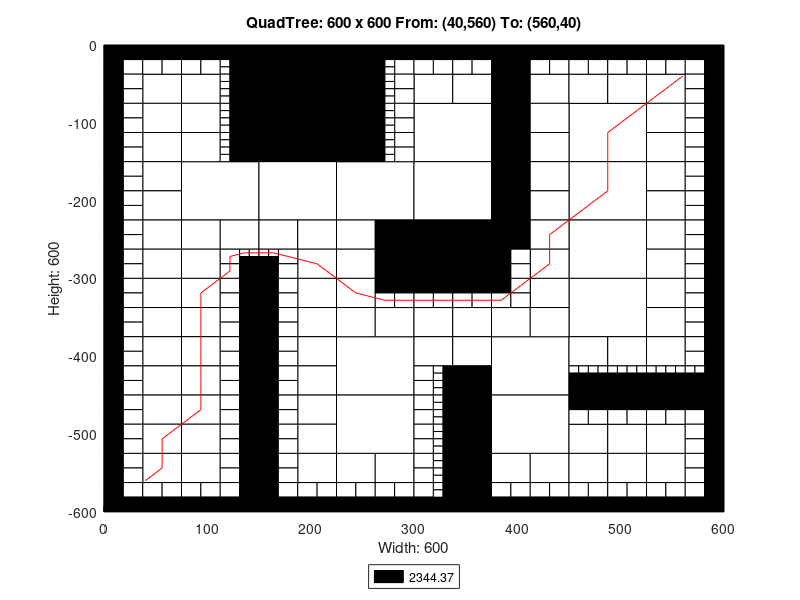

The MATLAB script that drew this image:
axis([0 600 -600 0]);
title('QuadTree: 600 x 600 From: (40,560) To: (560,40)');
xlabel('Width: 600');
ylabel('Height: 600');
rectangle('Position',[150 -75 75 75], 'FaceColor',[0 0 0]);
rectangle('Position',[150 -150 75 75], 'FaceColor',[0 0 0]);
rectangle('Position',[75 -225 75 75], 'FaceColor',[1 1 1]);
rectangle('Position',[150 -225 75 75], 'FaceColor',[1 1 1]);
rectangle('Position',[225 -225 75 75], 'FaceColor',[1 1 1]);
rectangle('Position',[300 -150 75 75], 'FaceColor',[1 1 1]);
rectangle('Position',[450 -150 75 75], 'FaceColor',[1 1 1]);
rectangle('Position',[300 -225 75 75], 'FaceColor',[1 1 1]);
rectangle('Position',[300 -300 75 75], 'FaceColor',[0 0 0]);
rectangle('Position',[450 -225 75 75], 'FaceColor',[1 1 1]);
rectangle('Position',[450 -300 75 75], 'FaceColor',[1 1 1]);
rectangle('Position',[225 -450 75 75], 'FaceColor',[1 1 1]);
rectangle('Position',[225 -525 75 75], 'FaceColor',[1 1 1]);
rectangle('Position',[375 -450 75 75], 'FaceColor',[1 1 1]);
rectangle('Position',[450 -375 75 75], 'FaceColor',[1 1 1]);
rectangle('Position',[375 -525 75 75], 'FaceColor',[1 1 1]);
rectangle('Position',[37.5 -75 37.5 37.5], 'FaceColor',[1 1 1]);
rectangle('Position',[75 -75 37.5 37.5], 'FaceColor',[1 1 1]);
rectangle('Position',[37.5 -112.5 37.5 37.5], 'FaceColor',[1 1 1]);
rectangle('Position',[37.5 -150 37.5 37.5], 'FaceColor',[1 1 1]);
rectangle('Position',[75 -112.5 37.5 37.5], 'FaceColor',[1 1 1]);
rectangle('Position',[75 -150 37.5 37.5], 'FaceColor',[1 1 1]);
rectangle('Position',[225 -37.5 37.5 37.5], 'FaceColor',[0 0 0]);
rectangle('Position',[225 -75 37.5 37.5], 'FaceColor',[0 0 0]);
rectangle('Position',[225 -112.5 37.5 37.5], 'FaceColor',[0 0 0]);
rectangle('Position',[225 -150 37.5 37.5], 'FaceColor',[0 0 0]);
rectangle('Position',[37.5 -187.5 37.5 37.5], 'FaceColor',[1 1 1]);
rectangle('Position',[37.5 -225 37.5 37.5], 'FaceColor',[1 1 1]);
rectangle('Position',[37.5 -262.5 37.5 37.5], 'FaceColor',[1 1 1]);
rectangle('Position',[37.5 -300 37.5 37.5], 'FaceColor',[1 1 1]);
rectangle('Position',[75 -262.5 37.5 37.5], 'FaceColor',[1 1 1]);
rectangle('Position',[112.5 -262.5 37.5 37.5], 'FaceColor',[1 1 1]);
rectangle('Position',[75 -300 37.5 37.5], 'FaceColor',[1 1 1]);
rectangle('Position',[150 -262.5 37.5 37.5], 'FaceColor',[1 1 1]);
rectangle('Position',[187.5 -262.5 37.5 37.5], 'FaceColor',[1 1 1]);
rectangle('Position',[187.5 -300 37.5 37.5], 'FaceColor',[1 1 1]);
rectangle('Position',[225 -262.5 37.5 37.5], 'FaceColor',[1 1 1]);
rectangle('Position',[262.5 -262.5 37.5 37.5], 'FaceColor',[0 0 0]);
rectangle('Position',[225 -300 37.5 37.5], 'FaceColor',[1 1 1]);
rectangle('Position',[262.5 -300 37.5 37.5], 'FaceColor',[0 0 0]);
rectangle('Position',[300 -75 37.5 37.5], 'FaceColor',[1 1 1]);
rectangle('Position',[337.5 -75 37.5 37.5], 'FaceColor',[1 1 1]);
rectangle('Position',[375 -37.5 37.5 37.5], 'FaceColor',[0 0 0]);
rectangle('Position',[375 -75 37.5 37.5], 'FaceColor',[0 0 0]);
rectangle('Position',[412.5 -75 37.5 37.5], 'FaceColor',[1 1 1]);
rectangle('Position',[375 -112.5 37.5 37.5], 'FaceColor',[0 0 0]);
rectangle('Position',[412.5 -112.5 37.5 37.5], 'FaceColor',[1 1 1]);
rectangle('Position',[375 -150 37.5 37.5], 'FaceColor',[0 0 0]);
rectangle('Position',[412.5 -150 37.5 37.5], 'FaceColor',[1 1 1]);
rectangle('Position',[450 -75 37.5 37.5], 'FaceColor',[1 1 1]);
rectangle('Position',[487.5 -75 37.5 37.5], 'FaceColor',[1 1 1]);
rectangle('Position',[525 -75 37.5 37.5], 'FaceColor',[1 1 1]);
rectangle('Position',[525 -112.5 37.5 37.5], 'FaceColor',[1 1 1]);
rectangle('Position',[525 -150 37.5 37.5], 'FaceColor',[1 1 1]);
rectangle('Position',[375 -187.5 37.5 37.5], 'FaceColor',[0 0 0]);
rectangle('Position',[412.5 -187.5 37.5 37.5], 'FaceColor',[1 1 1]);
rectangle('Position',[375 -225 37.5 37.5], 'FaceColor',[0 0 0]);
rectangle('Position',[412.5 -225 37.5 37.5], 'FaceColor',[1 1 1]);
rectangle('Position',[375 -262.5 37.5 37.5], 'FaceColor',[0 0 0]);
rectangle('Position',[412.5 -262.5 37.5 37.5], 'FaceColor',[1 1 1]);
rectangle('Position',[412.5 -300 37.5 37.5], 'FaceColor',[1 1 1]);
rectangle('Position',[525 -187.5 37.5 37.5], 'FaceColor',[1 1 1]);
rectangle('Position',[525 -225 37.5 37.5], 'FaceColor',[1 1 1]);
rectangle('Position',[525 -262.5 37.5 37.5], 'FaceColor',[1 1 1]);
rectangle('Position',[525 -300 37.5 37.5], 'FaceColor',[1 1 1]);
rectangle('Position',[37.5 -337.5 37.5 37.5], 'FaceColor',[1 1 1]);
rectangle('Position',[37.5 -375 37.5 37.5], 'FaceColor',[1 1 1]);
rectangle('Position',[75 -337.5 37.5 37.5], 'FaceColor',[1 1 1]);
rectangle('Position',[75 -375 37.5 37.5], 'FaceColor',[1 1 1]);
rectangle('Position',[37.5 -412.5 37.5 37.5], 'FaceColor',[1 1 1]);
rectangle('Position',[37.5 -450 37.5 37.5], 'FaceColor',[1 1 1]);
rectangle('Position',[75 -412.5 37.5 37.5], 'FaceColor',[1 1 1]);
rectangle('Position',[75 -450 37.5 37.5], 'FaceColor',[1 1 1]);
rectangle('Position',[187.5 -337.5 37.5 37.5], 'FaceColor',[1 1 1]);
rectangle('Position',[187.5 -375 37.5 37.5], 'FaceColor',[1 1 1]);
rectangle('Position',[225 -337.5 37.5 37.5], 'FaceColor',[1 1 1]);
rectangle('Position',[225 -375 37.5 37.5], 'FaceColor',[1 1 1]);
rectangle('Position',[262.5 -375 37.5 37.5], 'FaceColor',[1 1 1]);
rectangle('Position',[187.5 -412.5 37.5 37.5], 'FaceColor',[1 1 1]);
rectangle('Position',[187.5 -450 37.5 37.5], 'FaceColor',[1 1 1]);
rectangle('Position',[37.5 -487.5 37.5 37.5], 'FaceColor',[1 1 1]);
rectangle('Position',[37.5 -525 37.5 37.5], 'FaceColor',[1 1 1]);
rectangle('Position',[75 -487.5 37.5 37.5], 'FaceColor',[1 1 1]);
rectangle('Position',[75 -525 37.5 37.5], 'FaceColor',[1 1 1]);
rectangle('Position',[37.5 -562.5 37.5 37.5], 'FaceColor',[1 1 1]);
rectangle('Position',[75 -562.5 37.5 37.5], 'FaceColor',[1 1 1]);
rectangle('Position',[187.5 -487.5 37.5 37.5], 'FaceColor',[1 1 1]);
rectangle('Position',[187.5 -525 37.5 37.5], 'FaceColor',[1 1 1]);
rectangle('Position',[187.5 -562.5 37.5 37.5], 'FaceColor',[1 1 1]);
rectangle('Position',[225 -562.5 37.5 37.5], 'FaceColor',[1 1 1]);
rectangle('Position',[262.5 -562.5 37.5 37.5], 'FaceColor',[1 1 1]);
rectangle('Position',[300 -375 37.5 37.5], 'FaceColor',[1 1 1]);
rectangle('Position',[337.5 -375 37.5 37.5], 'FaceColor',[1 1 1]);
rectangle('Position',[412.5 -337.5 37.5 37.5], 'FaceColor',[1 1 1]);
rectangle('Position',[375 -375 37.5 37.5], 'FaceColor',[1 1 1]);
rectangle('Position',[412.5 -375 37.5 37.5], 'FaceColor',[1 1 1]);
rectangle('Position',[300 -412.5 37.5 37.5], 'FaceColor',[1 1 1]);
rectangle('Position',[337.5 -412.5 37.5 37.5], 'FaceColor',[1 1 1]);
rectangle('Position',[337.5 -450 37.5 37.5], 'FaceColor',[0 0 0]);
rectangle('Position',[525 -337.5 37.5 37.5], 'FaceColor',[1 1 1]);
rectangle('Position',[525 -375 37.5 37.5], 'FaceColor',[1 1 1]);
rectangle('Position',[450 -412.5 37.5 37.5], 'FaceColor',[1 1 1]);
rectangle('Position',[487.5 -412.5 37.5 37.5], 'FaceColor',[1 1 1]);
rectangle('Position',[525 -412.5 37.5 37.5], 'FaceColor',[1 1 1]);
rectangle('Position',[337.5 -487.5 37.5 37.5], 'FaceColor',[0 0 0]);
rectangle('Position',[337.5 -525 37.5 37.5], 'FaceColor',[0 0 0]);
rectangle('Position',[337.5 -562.5 37.5 37.5], 'FaceColor',[0 0 0]);
rectangle('Position',[337.5 -600 37.5 37.5], 'FaceColor',[0 0 0]);
rectangle('Position',[375 -562.5 37.5 37.5], 'FaceColor',[1 1 1]);
rectangle('Position',[412.5 -562.5 37.5 37.5], 'FaceColor',[1 1 1]);
rectangle('Position',[450 -525 37.5 37.5], 'FaceColor',[1 1 1]);
rectangle('Position',[487.5 -525 37.5 37.5], 'FaceColor',[1 1 1]);
rectangle('Position',[525 -525 37.5 37.5], 'FaceColor',[1 1 1]);
rectangle('Position',[450 -562.5 37.5 37.5], 'FaceColor',[1 1 1]);
rectangle('Position',[487.5 -562.5 37.5 37.5], 'FaceColor',[1 1 1]);
rectangle('Position',[525 -562.5 37.5 37.5], 'FaceColor',[1 1 1]);
rectangle('Position',[0 -18.75 18.75 18.75], 'FaceColor',[0 0 0]);
rectangle('Position',[18.75 -18.75 18.75 18.75], 'FaceColor',[0 0 0]);
rectangle('Position',[0 -37.5 18.75 18.75], 'FaceColor',[0 0 0]);
rectangle('Position',[18.75 -37.5 18.75 18.75], 'FaceColor',[1 1 1]);
rectangle('Position',[37.5 -18.75 18.75 18.75], 'FaceColor',[0 0 0]);
rectangle('Position',[56.25 -18.75 18.75 18.75], 'FaceColor',[0 0 0]);
rectangle('Position',[37.5 -37.5 18.75 18.75], 'FaceColor',[1 1 1]);
rectangle('Position',[56.25 -37.5 18.75 18.75], 'FaceColor',[1 1 1]);
rectangle('Position',[0 -56.25 18.75 18.75], 'FaceColor',[0 0 0]);
rectangle('Position',[18.75 -56.25 18.75 18.75], 'FaceColor',[1 1 1]);
rectangle('Position',[0 -75 18.75 18.75], 'FaceColor',[0 0 0]);
rectangle('Position',[18.75 -75 18.75 18.75], 'FaceColor',[1 1 1]);
rectangle('Position',[75 -18.75 18.75 18.75], 'FaceColor',[0 0 0]);
rectangle('Position',[93.75 -18.75 18.75 18.75], 'FaceColor',[0 0 0]);
rectangle('Position',[75 -37.5 18.75 18.75], 'FaceColor',[1 1 1]);
rectangle('Position',[93.75 -37.5 18.75 18.75], 'FaceColor',[1 1 1]);
rectangle('Position',[112.5 -18.75 18.75 18.75], 'FaceColor',[0 0 0]);
rectangle('Position',[131.25 -18.75 18.75 18.75], 'FaceColor',[0 0 0]);
rectangle('Position',[131.25 -37.5 18.75 18.75], 'FaceColor',[0 0 0]);
rectangle('Position',[131.25 -56.25 18.75 18.75], 'FaceColor',[0 0 0]);
rectangle('Position',[131.25 -75 18.75 18.75], 'FaceColor',[0 0 0]);
rectangle('Position',[0 -93.75 18.75 18.75], 'FaceColor',[0 0 0]);
rectangle('Position',[18.75 -93.75 18.75 18.75], 'FaceColor',[1 1 1]);
rectangle('Position',[0 -112.5 18.75 18.75], 'FaceColor',[0 0 0]);
rectangle('Position',[18.75 -112.5 18.75 18.75], 'FaceColor',[1 1 1]);
rectangle('Position',[0 -131.25 18.75 18.75], 'FaceColor',[0 0 0]);
rectangle('Position',[18.75 -131.25 18.75 18.75], 'FaceColor',[1 1 1]);
rectangle('Position',[0 -150 18.75 18.75], 'FaceColor',[0 0 0]);
rectangle('Position',[18.75 -150 18.75 18.75], 'FaceColor',[1 1 1]);
rectangle('Position',[131.25 -93.75 18.75 18.75], 'FaceColor',[0 0 0]);
rectangle('Position',[131.25 -112.5 18.75 18.75], 'FaceColor',[0 0 0]);
rectangle('Position',[131.25 -131.25 18.75 18.75], 'FaceColor',[0 0 0]);
rectangle('Position',[131.25 -150 18.75 18.75], 'FaceColor',[0 0 0]);
rectangle('Position',[262.5 -18.75 18.75 18.75], 'FaceColor',[0 0 0]);
rectangle('Position',[281.25 -18.75 18.75 18.75], 'FaceColor',[0 0 0]);
rectangle('Position',[281.25 -37.5 18.75 18.75], 'FaceColor',[1 1 1]);
rectangle('Position',[281.25 -56.25 18.75 18.75], 'FaceColor',[1 1 1]);
rectangle('Position',[281.25 -75 18.75 18.75], 'FaceColor',[1 1 1]);
rectangle('Position',[281.25 -93.75 18.75 18.75], 'FaceColor',[1 1 1]);
rectangle('Position',[281.25 -112.5 18.75 18.75], 'FaceColor',[1 1 1]);
rectangle('Position',[281.25 -131.25 18.75 18.75], 'FaceColor',[1 1 1]);
rectangle('Position',[281.25 -150 18.75 18.75], 'FaceColor',[1 1 1]);
rectangle('Position',[0 -168.75 18.75 18.75], 'FaceColor',[0 0 0]);
rectangle('Position',[18.75 -168.75 18.75 18.75], 'FaceColor',[1 1 1]);
rectangle('Position',[0 -187.5 18.75 18.75], 'FaceColor',[0 0 0]);
rectangle('Position',[18.75 -187.5 18.75 18.75], 'FaceColor',[1 1 1]);
rectangle('Position',[0 -206.25 18.75 18.75], 'FaceColor',[0 0 0]);
rectangle('Position',[18.75 -206.25 18.75 18.75], 'FaceColor',[1 1 1]);
rectangle('Position',[0 -225 18.75 18.75], 'FaceColor',[0 0 0]);
rectangle('Position',[18.75 -225 18.75 18.75], 'FaceColor',[1 1 1]);
rectangle('Position',[0 -243.75 18.75 18.75], 'FaceColor',[0 0 0]);
rectangle('Position',[18.75 -243.75 18.75 18.75], 'FaceColor',[1 1 1]);
rectangle('Position',[0 -262.5 18.75 18.75], 'FaceColor',[0 0 0]);
rectangle('Position',[18.75 -262.5 18.75 18.75], 'FaceColor',[1 1 1]);
rectangle('Position',[0 -281.25 18.75 18.75], 'FaceColor',[0 0 0]);
rectangle('Position',[18.75 -281.25 18.75 18.75], 'FaceColor',[1 1 1]);
rectangle('Position',[0 -300 18.75 18.75], 'FaceColor',[0 0 0]);
rectangle('Position',[18.75 -300 18.75 18.75], 'FaceColor',[1 1 1]);
rectangle('Position',[112.5 -281.25 18.75 18.75], 'FaceColor',[1 1 1]);
rectangle('Position',[112.5 -300 18.75 18.75], 'FaceColor',[1 1 1]);
rectangle('Position',[131.25 -300 18.75 18.75], 'FaceColor',[0 0 0]);
rectangle('Position',[168.75 -281.25 18.75 18.75], 'FaceColor',[1 1 1]);
rectangle('Position',[150 -300 18.75 18.75], 'FaceColor',[0 0 0]);
rectangle('Position',[168.75 -300 18.75 18.75], 'FaceColor',[1 1 1]);
rectangle('Position',[300 -18.75 18.75 18.75], 'FaceColor',[0 0 0]);
rectangle('Position',[318.75 -18.75 18.75 18.75], 'FaceColor',[0 0 0]);
rectangle('Position',[300 -37.5 18.75 18.75], 'FaceColor',[1 1 1]);
rectangle('Position',[318.75 -37.5 18.75 18.75], 'FaceColor',[1 1 1]);
rectangle('Position',[337.5 -18.75 18.75 18.75], 'FaceColor',[0 0 0]);
rectangle('Position',[356.25 -18.75 18.75 18.75], 'FaceColor',[0 0 0]);
rectangle('Position',[337.5 -37.5 18.75 18.75], 'FaceColor',[1 1 1]);
rectangle('Position',[356.25 -37.5 18.75 18.75], 'FaceColor',[1 1 1]);
rectangle('Position',[412.5 -18.75 18.75 18.75], 'FaceColor',[0 0 0]);
rectangle('Position',[431.25 -18.75 18.75 18.75], 'FaceColor',[0 0 0]);
rectangle('Position',[412.5 -37.5 18.75 18.75], 'FaceColor',[1 1 1]);
rectangle('Position',[431.25 -37.5 18.75 18.75], 'FaceColor',[1 1 1]);
rectangle('Position',[450 -18.75 18.75 18.75], 'FaceColor',[0 0 0]);
rectangle('Position',[468.75 -18.75 18.75 18.75], 'FaceColor',[0 0 0]);
rectangle('Position',[450 -37.5 18.75 18.75], 'FaceColor',[1 1 1]);
rectangle('Position',[468.75 -37.5 18.75 18.75], 'FaceColor',[1 1 1]);
rectangle('Position',[487.5 -18.75 18.75 18.75], 'FaceColor',[0 0 0]);
rectangle('Position',[506.25 -18.75 18.75 18.75], 'FaceColor',[0 0 0]);
rectangle('Position',[487.5 -37.5 18.75 18.75], 'FaceColor',[1 1 1]);
rectangle('Position',[506.25 -37.5 18.75 18.75], 'FaceColor',[1 1 1]);
rectangle('Position',[525 -18.75 18.75 18.75], 'FaceColor',[0 0 0]);
rectangle('Position',[543.75 -18.75 18.75 18.75], 'FaceColor',[0 0 0]);
rectangle('Position',[525 -37.5 18.75 18.75], 'FaceColor',[1 1 1]);
rectangle('Position',[543.75 -37.5 18.75 18.75], 'FaceColor',[1 1 1]);
rectangle('Position',[562.5 -18.75 18.75 18.75], 'FaceColor',[0 0 0]);
rectangle('Position',[581.25 -18.75 18.75 18.75], 'FaceColor',[0 0 0]);
rectangle('Position',[562.5 -37.5 18.75 18.75], 'FaceColor',[1 1 1]);
rectangle('Position',[581.25 -37.5 18.75 18.75], 'FaceColor',[0 0 0]);
rectangle('Position',[562.5 -56.25 18.75 18.75], 'FaceColor',[1 1 1]);
rectangle('Position',[581.25 -56.25 18.75 18.75], 'FaceColor',[0 0 0]);
rectangle('Position',[562.5 -75 18.75 18.75], 'FaceColor',[1 1 1]);
rectangle('Position',[581.25 -75 18.75 18.75], 'FaceColor',[0 0 0]);
rectangle('Position',[562.5 -93.75 18.75 18.75], 'FaceColor',[1 1 1]);
rectangle('Position',[581.25 -93.75 18.75 18.75], 'FaceColor',[0 0 0]);
rectangle('Position',[562.5 -112.5 18.75 18.75], 'FaceColor',[1 1 1]);
rectangle('Position',[581.25 -112.5 18.75 18.75], 'FaceColor',[0 0 0]);
rectangle('Position',[562.5 -131.25 18.75 18.75], 'FaceColor',[1 1 1]);
rectangle('Position',[581.25 -131.25 18.75 18.75], 'FaceColor',[0 0 0]);
rectangle('Position',[562.5 -150 18.75 18.75], 'FaceColor',[1 1 1]);
rectangle('Position',[581.25 -150 18.75 18.75], 'FaceColor',[0 0 0]);
rectangle('Position',[375 -281.25 18.75 18.75], 'FaceColor',[0 0 0]);
rectangle('Position',[393.75 -281.25 18.75 18.75], 'FaceColor',[1 1 1]);
rectangle('Position',[375 -300 18.75 18.75], 'FaceColor',[0 0 0]);
rectangle('Position',[393.75 -300 18.75 18.75], 'FaceColor',[1 1 1]);
rectangle('Position',[562.5 -168.75 18.75 18.75], 'FaceColor',[1 1 1]);
rectangle('Position',[581.25 -168.75 18.75 18.75], 'FaceColor',[0 0 0]);
rectangle('Position',[562.5 -187.5 18.75 18.75], 'FaceColor',[1 1 1]);
rectangle('Position',[581.25 -187.5 18.75 18.75], 'FaceColor',[0 0 0]);
rectangle('Position',[562.5 -206.25 18.75 18.75], 'FaceColor',[1 1 1]);
rectangle('Position',[581.25 -206.25 18.75 18.75], 'FaceColor',[0 0 0]);
rectangle('Position',[562.5 -225 18.75 18.75], 'FaceColor',[1 1 1]);
rectangle('Position',[581.25 -225 18.75 18.75], 'FaceColor',[0 0 0]);
rectangle('Position',[562.5 -243.75 18.75 18.75], 'FaceColor',[1 1 1]);
rectangle('Position',[581.25 -243.75 18.75 18.75], 'FaceColor',[0 0 0]);
rectangle('Position',[562.5 -262.5 18.75 18.75], 'FaceColor',[1 1 1]);
rectangle('Position',[581.25 -262.5 18.75 18.75], 'FaceColor',[0 0 0]);
rectangle('Position',[562.5 -281.25 18.75 18.75], 'FaceColor',[1 1 1]);
rectangle('Position',[581.25 -281.25 18.75 18.75], 'FaceColor',[0 0 0]);
rectangle('Position',[562.5 -300 18.75 18.75], 'FaceColor',[1 1 1]);
rectangle('Position',[581.25 -300 18.75 18.75], 'FaceColor',[0 0 0]);
rectangle('Position',[0 -318.75 18.75 18.75], 'FaceColor',[0 0 0]);
rectangle('Position',[18.75 -318.75 18.75 18.75], 'FaceColor',[1 1 1]);
rectangle('Position',[0 -337.5 18.75 18.75], 'FaceColor',[0 0 0]);
rectangle('Position',[18.75 -337.5 18.75 18.75], 'FaceColor',[1 1 1]);
rectangle('Position',[0 -356.25 18.75 18.75], 'FaceColor',[0 0 0]);
rectangle('Position',[18.75 -356.25 18.75 18.75], 'FaceColor',[1 1 1]);
rectangle('Position',[0 -375 18.75 18.75], 'FaceColor',[0 0 0]);
rectangle('Position',[18.75 -375 18.75 18.75], 'FaceColor',[1 1 1]);
rectangle('Position',[112.5 -318.75 18.75 18.75], 'FaceColor',[1 1 1]);
rectangle('Position',[131.25 -318.75 18.75 18.75], 'FaceColor',[0 0 0]);
rectangle('Position',[112.5 -337.5 18.75 18.75], 'FaceColor',[1 1 1]);
rectangle('Position',[131.25 -337.5 18.75 18.75], 'FaceColor',[0 0 0]);
rectangle('Position',[112.5 -356.25 18.75 18.75], 'FaceColor',[1 1 1]);
rectangle('Position',[131.25 -356.25 18.75 18.75], 'FaceColor',[0 0 0]);
rectangle('Position',[112.5 -375 18.75 18.75], 'FaceColor',[1 1 1]);
rectangle('Position',[131.25 -375 18.75 18.75], 'FaceColor',[0 0 0]);
rectangle('Position',[0 -393.75 18.75 18.75], 'FaceColor',[0 0 0]);
rectangle('Position',[18.75 -393.75 18.75 18.75], 'FaceColor',[1 1 1]);
rectangle('Position',[0 -412.5 18.75 18.75], 'FaceColor',[0 0 0]);
rectangle('Position',[18.75 -412.5 18.75 18.75], 'FaceColor',[1 1 1]);
rectangle('Position',[0 -431.25 18.75 18.75], 'FaceColor',[0 0 0]);
rectangle('Position',[18.75 -431.25 18.75 18.75], 'FaceColor',[1 1 1]);
rectangle('Position',[0 -450 18.75 18.75], 'FaceColor',[0 0 0]);
rectangle('Position',[18.75 -450 18.75 18.75], 'FaceColor',[1 1 1]);
rectangle('Position',[112.5 -393.75 18.75 18.75], 'FaceColor',[1 1 1]);
rectangle('Position',[131.25 -393.75 18.75 18.75], 'FaceColor',[0 0 0]);
rectangle('Position',[112.5 -412.5 18.75 18.75], 'FaceColor',[1 1 1]);
rectangle('Position',[131.25 -412.5 18.75 18.75], 'FaceColor',[0 0 0]);
rectangle('Position',[112.5 -431.25 18.75 18.75], 'FaceColor',[1 1 1]);
rectangle('Position',[131.25 -431.25 18.75 18.75], 'FaceColor',[0 0 0]);
rectangle('Position',[112.5 -450 18.75 18.75], 'FaceColor',[1 1 1]);
rectangle('Position',[131.25 -450 18.75 18.75], 'FaceColor',[0 0 0]);
rectangle('Position',[150 -318.75 18.75 18.75], 'FaceColor',[0 0 0]);
rectangle('Position',[168.75 -318.75 18.75 18.75], 'FaceColor',[1 1 1]);
rectangle('Position',[150 -337.5 18.75 18.75], 'FaceColor',[0 0 0]);
rectangle('Position',[168.75 -337.5 18.75 18.75], 'FaceColor',[1 1 1]);
rectangle('Position',[150 -356.25 18.75 18.75], 'FaceColor',[0 0 0]);
rectangle('Position',[168.75 -356.25 18.75 18.75], 'FaceColor',[1 1 1]);
rectangle('Position',[150 -375 18.75 18.75], 'FaceColor',[0 0 0]);
rectangle('Position',[168.75 -375 18.75 18.75], 'FaceColor',[1 1 1]);
rectangle('Position',[262.5 -318.75 18.75 18.75], 'FaceColor',[0 0 0]);
rectangle('Position',[281.25 -318.75 18.75 18.75], 'FaceColor',[0 0 0]);
rectangle('Position',[262.5 -337.5 18.75 18.75], 'FaceColor',[1 1 1]);
rectangle('Position',[281.25 -337.5 18.75 18.75], 'FaceColor',[1 1 1]);
rectangle('Position',[150 -393.75 18.75 18.75], 'FaceColor',[0 0 0]);
rectangle('Position',[168.75 -393.75 18.75 18.75], 'FaceColor',[1 1 1]);
rectangle('Position',[150 -412.5 18.75 18.75], 'FaceColor',[0 0 0]);
rectangle('Position',[168.75 -412.5 18.75 18.75], 'FaceColor',[1 1 1]);
rectangle('Position',[150 -431.25 18.75 18.75], 'FaceColor',[0 0 0]);
rectangle('Position',[168.75 -431.25 18.75 18.75], 'FaceColor',[1 1 1]);
rectangle('Position',[150 -450 18.75 18.75], 'FaceColor',[0 0 0]);
rectangle('Position',[168.75 -450 18.75 18.75], 'FaceColor',[1 1 1]);
rectangle('Position',[0 -468.75 18.75 18.75], 'FaceColor',[0 0 0]);
rectangle('Position',[18.75 -468.75 18.75 18.75], 'FaceColor',[1 1 1]);
rectangle('Position',[0 -487.5 18.75 18.75], 'FaceColor',[0 0 0]);
rectangle('Position',[18.75 -487.5 18.75 18.75], 'FaceColor',[1 1 1]);
rectangle('Position',[0 -506.25 18.75 18.75], 'FaceColor',[0 0 0]);
rectangle('Position',[18.75 -506.25 18.75 18.75], 'FaceColor',[1 1 1]);
rectangle('Position',[0 -525 18.75 18.75], 'FaceColor',[0 0 0]);
rectangle('Position',[18.75 -525 18.75 18.75], 'FaceColor',[1 1 1]);
rectangle('Position',[112.5 -468.75 18.75 18.75], 'FaceColor',[1 1 1]);
rectangle('Position',[131.25 -468.75 18.75 18.75], 'FaceColor',[0 0 0]);
rectangle('Position',[112.5 -487.5 18.75 18.75], 'FaceColor',[1 1 1]);
rectangle('Position',[131.25 -487.5 18.75 18.75], 'FaceColor',[0 0 0]);
rectangle('Position',[112.5 -506.25 18.75 18.75], 'FaceColor',[1 1 1]);
rectangle('Position',[131.25 -506.25 18.75 18.75], 'FaceColor',[0 0 0]);
rectangle('Position',[112.5 -525 18.75 18.75], 'FaceColor',[1 1 1]);
rectangle('Position',[131.25 -525 18.75 18.75], 'FaceColor',[0 0 0]);
rectangle('Position',[0 -543.75 18.75 18.75], 'FaceColor',[0 0 0]);
rectangle('Position',[18.75 -543.75 18.75 18.75], 'FaceColor',[1 1 1]);
rectangle('Position',[0 -562.5 18.75 18.75], 'FaceColor',[0 0 0]);
rectangle('Position',[18.75 -562.5 18.75 18.75], 'FaceColor',[1 1 1]);
rectangle('Position',[0 -581.25 18.75 18.75], 'FaceColor',[0 0 0]);
rectangle('Position',[18.75 -581.25 18.75 18.75], 'FaceColor',[1 1 1]);
rectangle('Position',[0 -600 18.75 18.75], 'FaceColor',[0 0 0]);
rectangle('Position',[18.75 -600 18.75 18.75], 'FaceColor',[0 0 0]);
rectangle('Position',[37.5 -581.25 18.75 18.75], 'FaceColor',[1 1 1]);
rectangle('Position',[56.25 -581.25 18.75 18.75], 'FaceColor',[1 1 1]);
rectangle('Position',[37.5 -600 18.75 18.75], 'FaceColor',[0 0 0]);
rectangle('Position',[56.25 -600 18.75 18.75], 'FaceColor',[0 0 0]);
rectangle('Position',[112.5 -543.75 18.75 18.75], 'FaceColor',[1 1 1]);
rectangle('Position',[131.25 -543.75 18.75 18.75], 'FaceColor',[0 0 0]);
rectangle('Position',[112.5 -562.5 18.75 18.75], 'FaceColor',[1 1 1]);
rectangle('Position',[131.25 -562.5 18.75 18.75], 'FaceColor',[0 0 0]);
rectangle('Position',[75 -581.25 18.75 18.75], 'FaceColor',[1 1 1]);
rectangle('Position',[93.75 -581.25 18.75 18.75], 'FaceColor',[1 1 1]);
rectangle('Position',[75 -600 18.75 18.75], 'FaceColor',[0 0 0]);
rectangle('Position',[93.75 -600 18.75 18.75], 'FaceColor',[0 0 0]);
rectangle('Position',[112.5 -581.25 18.75 18.75], 'FaceColor',[1 1 1]);
rectangle('Position',[131.25 -581.25 18.75 18.75], 'FaceColor',[0 0 0]);
rectangle('Position',[112.5 -600 18.75 18.75], 'FaceColor',[0 0 0]);
rectangle('Position',[131.25 -600 18.75 18.75], 'FaceColor',[0 0 0]);
rectangle('Position',[150 -468.75 18.75 18.75], 'FaceColor',[0 0 0]);
rectangle('Position',[168.75 -468.75 18.75 18.75], 'FaceColor',[1 1 1]);
rectangle('Position',[150 -487.5 18.75 18.75], 'FaceColor',[0 0 0]);
rectangle('Position',[168.75 -487.5 18.75 18.75], 'FaceColor',[1 1 1]);
rectangle('Position',[150 -506.25 18.75 18.75], 'FaceColor',[0 0 0]);
rectangle('Position',[168.75 -506.25 18.75 18.75], 'FaceColor',[1 1 1]);
rectangle('Position',[150 -525 18.75 18.75], 'FaceColor',[0 0 0]);
rectangle('Position',[168.75 -525 18.75 18.75], 'FaceColor',[1 1 1]);
rectangle('Position',[150 -543.75 18.75 18.75], 'FaceColor',[0 0 0]);
rectangle('Position',[168.75 -543.75 18.75 18.75], 'FaceColor',[1 1 1]);
rectangle('Position',[150 -562.5 18.75 18.75], 'FaceColor',[0 0 0]);
rectangle('Position',[168.75 -562.5 18.75 18.75], 'FaceColor',[1 1 1]);
rectangle('Position',[150 -581.25 18.75 18.75], 'FaceColor',[0 0 0]);
rectangle('Position',[168.75 -581.25 18.75 18.75], 'FaceColor',[1 1 1]);
rectangle('Position',[150 -600 18.75 18.75], 'FaceColor',[0 0 0]);
rectangle('Position',[168.75 -600 18.75 18.75], 'FaceColor',[0 0 0]);
rectangle('Position',[187.5 -581.25 18.75 18.75], 'FaceColor',[1 1 1]);
rectangle('Position',[206.25 -581.25 18.75 18.75], 'FaceColor',[1 1 1]);
rectangle('Position',[187.5 -600 18.75 18.75], 'FaceColor',[0 0 0]);
rectangle('Position',[206.25 -600 18.75 18.75], 'FaceColor',[0 0 0]);
rectangle('Position',[225 -581.25 18.75 18.75], 'FaceColor',[1 1 1]);
rectangle('Position',[243.75 -581.25 18.75 18.75], 'FaceColor',[1 1 1]);
rectangle('Position',[225 -600 18.75 18.75], 'FaceColor',[0 0 0]);
rectangle('Position',[243.75 -600 18.75 18.75], 'FaceColor',[0 0 0]);
rectangle('Position',[262.5 -581.25 18.75 18.75], 'FaceColor',[1 1 1]);
rectangle('Position',[281.25 -581.25 18.75 18.75], 'FaceColor',[1 1 1]);
rectangle('Position',[262.5 -600 18.75 18.75], 'FaceColor',[0 0 0]);
rectangle('Position',[281.25 -600 18.75 18.75], 'FaceColor',[0 0 0]);
rectangle('Position',[300 -318.75 18.75 18.75], 'FaceColor',[0 0 0]);
rectangle('Position',[318.75 -318.75 18.75 18.75], 'FaceColor',[0 0 0]);
rectangle('Position',[300 -337.5 18.75 18.75], 'FaceColor',[1 1 1]);
rectangle('Position',[318.75 -337.5 18.75 18.75], 'FaceColor',[1 1 1]);
rectangle('Position',[337.5 -318.75 18.75 18.75], 'FaceColor',[0 0 0]);
rectangle('Position',[356.25 -318.75 18.75 18.75], 'FaceColor',[0 0 0]);
rectangle('Position',[337.5 -337.5 18.75 18.75], 'FaceColor',[1 1 1]);
rectangle('Position',[356.25 -337.5 18.75 18.75], 'FaceColor',[1 1 1]);
rectangle('Position',[375 -318.75 18.75 18.75], 'FaceColor',[0 0 0]);
rectangle('Position',[393.75 -318.75 18.75 18.75], 'FaceColor',[1 1 1]);
rectangle('Position',[375 -337.5 18.75 18.75], 'FaceColor',[1 1 1]);
rectangle('Position',[393.75 -337.5 18.75 18.75], 'FaceColor',[1 1 1]);
rectangle('Position',[300 -431.25 18.75 18.75], 'FaceColor',[1 1 1]);
rectangle('Position',[300 -450 18.75 18.75], 'FaceColor',[1 1 1]);
rectangle('Position',[562.5 -318.75 18.75 18.75], 'FaceColor',[1 1 1]);
rectangle('Position',[581.25 -318.75 18.75 18.75], 'FaceColor',[0 0 0]);
rectangle('Position',[562.5 -337.5 18.75 18.75], 'FaceColor',[1 1 1]);
rectangle('Position',[581.25 -337.5 18.75 18.75], 'FaceColor',[0 0 0]);
rectangle('Position',[562.5 -356.25 18.75 18.75], 'FaceColor',[1 1 1]);
rectangle('Position',[581.25 -356.25 18.75 18.75], 'FaceColor',[0 0 0]);
rectangle('Position',[562.5 -375 18.75 18.75], 'FaceColor',[1 1 1]);
rectangle('Position',[581.25 -375 18.75 18.75], 'FaceColor',[0 0 0]);
rectangle('Position',[450 -450 18.75 18.75], 'FaceColor',[0 0 0]);
rectangle('Position',[468.75 -450 18.75 18.75], 'FaceColor',[0 0 0]);
rectangle('Position',[487.5 -450 18.75 18.75], 'FaceColor',[0 0 0]);
rectangle('Position',[506.25 -450 18.75 18.75], 'FaceColor',[0 0 0]);
rectangle('Position',[562.5 -393.75 18.75 18.75], 'FaceColor',[1 1 1]);
rectangle('Position',[581.25 -393.75 18.75 18.75], 'FaceColor',[0 0 0]);
rectangle('Position',[562.5 -412.5 18.75 18.75], 'FaceColor',[1 1 1]);
rectangle('Position',[581.25 -412.5 18.75 18.75], 'FaceColor',[0 0 0]);
rectangle('Position',[525 -450 18.75 18.75], 'FaceColor',[0 0 0]);
rectangle('Position',[543.75 -450 18.75 18.75], 'FaceColor',[0 0 0]);
rectangle('Position',[581.25 -431.25 18.75 18.75], 'FaceColor',[0 0 0]);
rectangle('Position',[562.5 -450 18.75 18.75], 'FaceColor',[0 0 0]);
rectangle('Position',[581.25 -450 18.75 18.75], 'FaceColor',[0 0 0]);
rectangle('Position',[300 -468.75 18.75 18.75], 'FaceColor',[1 1 1]);
rectangle('Position',[300 -487.5 18.75 18.75], 'FaceColor',[1 1 1]);
rectangle('Position',[300 -506.25 18.75 18.75], 'FaceColor',[1 1 1]);
rectangle('Position',[300 -525 18.75 18.75], 'FaceColor',[1 1 1]);
rectangle('Position',[300 -543.75 18.75 18.75], 'FaceColor',[1 1 1]);
rectangle('Position',[300 -562.5 18.75 18.75], 'FaceColor',[1 1 1]);
rectangle('Position',[300 -581.25 18.75 18.75], 'FaceColor',[1 1 1]);
rectangle('Position',[300 -600 18.75 18.75], 'FaceColor',[0 0 0]);
rectangle('Position',[318.75 -600 18.75 18.75], 'FaceColor',[0 0 0]);
rectangle('Position',[375 -581.25 18.75 18.75], 'FaceColor',[1 1 1]);
rectangle('Position',[393.75 -581.25 18.75 18.75], 'FaceColor',[1 1 1]);
rectangle('Position',[375 -600 18.75 18.75], 'FaceColor',[0 0 0]);
rectangle('Position',[393.75 -600 18.75 18.75], 'FaceColor',[0 0 0]);
rectangle('Position',[412.5 -581.25 18.75 18.75], 'FaceColor',[1 1 1]);
rectangle('Position',[431.25 -581.25 18.75 18.75], 'FaceColor',[1 1 1]);
rectangle('Position',[412.5 -600 18.75 18.75], 'FaceColor',[0 0 0]);
rectangle('Position',[431.25 -600 18.75 18.75], 'FaceColor',[0 0 0]);
rectangle('Position',[450 -468.75 18.75 18.75], 'FaceColor',[0 0 0]);
rectangle('Position',[468.75 -468.75 18.75 18.75], 'FaceColor',[0 0 0]);
rectangle('Position',[450 -487.5 18.75 18.75], 'FaceColor',[1 1 1]);
rectangle('Position',[468.75 -487.5 18.75 18.75], 'FaceColor',[1 1 1]);
rectangle('Position',[487.5 -468.75 18.75 18.75], 'FaceColor',[0 0 0]);
rectangle('Position',[506.25 -468.75 18.75 18.75], 'FaceColor',[0 0 0]);
rectangle('Position',[487.5 -487.5 18.75 18.75], 'FaceColor',[1 1 1]);
rectangle('Position',[506.25 -487.5 18.75 18.75], 'FaceColor',[1 1 1]);
rectangle('Position',[525 -468.75 18.75 18.75], 'FaceColor',[0 0 0]);
rectangle('Position',[543.75 -468.75 18.75 18.75], 'FaceColor',[0 0 0]);
rectangle('Position',[525 -487.5 18.75 18.75], 'FaceColor',[1 1 1]);
rectangle('Position',[543.75 -487.5 18.75 18.75], 'FaceColor',[1 1 1]);
rectangle('Position',[562.5 -468.75 18.75 18.75], 'FaceColor',[0 0 0]);
rectangle('Position',[581.25 -468.75 18.75 18.75], 'FaceColor',[0 0 0]);
rectangle('Position',[562.5 -487.5 18.75 18.75], 'FaceColor',[1 1 1]);
rectangle('Position',[581.25 -487.5 18.75 18.75], 'FaceColor',[0 0 0]);
rectangle('Position',[562.5 -506.25 18.75 18.75], 'FaceColor',[1 1 1]);
rectangle('Position',[581.25 -506.25 18.75 18.75], 'FaceColor',[0 0 0]);
rectangle('Position',[562.5 -525 18.75 18.75], 'FaceColor',[1 1 1]);
rectangle('Position',[581.25 -525 18.75 18.75], 'FaceColor',[0 0 0]);
rectangle('Position',[450 -581.25 18.75 18.75], 'FaceColor',[1 1 1]);
rectangle('Position',[468.75 -581.25 18.75 18.75], 'FaceColor',[1 1 1]);
rectangle('Position',[450 -600 18.75 18.75], 'FaceColor',[0 0 0]);
rectangle('Position',[468.75 -600 18.75 18.75], 'FaceColor',[0 0 0]);
rectangle('Position',[487.5 -581.25 18.75 18.75], 'FaceColor',[1 1 1]);
rectangle('Position',[506.25 -581.25 18.75 18.75], 'FaceColor',[1 1 1]);
rectangle('Position',[487.5 -600 18.75 18.75], 'FaceColor',[0 0 0]);
rectangle('Position',[506.25 -600 18.75 18.75], 'FaceColor',[0 0 0]);
rectangle('Position',[562.5 -543.75 18.75 18.75], 'FaceColor',[1 1 1]);
rectangle('Position',[581.25 -543.75 18.75 18.75], 'FaceColor',[0 0 0]);
rectangle('Position',[562.5 -562.5 18.75 18.75], 'FaceColor',[1 1 1]);
rectangle('Position',[581.25 -562.5 18.75 18.75], 'FaceColor',[0 0 0]);
rectangle('Position',[525 -581.25 18.75 18.75], 'FaceColor',[1 1 1]);
rectangle('Position',[543.75 -581.25 18.75 18.75], 'FaceColor',[1 1 1]);
rectangle('Position',[525 -600 18.75 18.75], 'FaceColor',[0 0 0]);
rectangle('Position',[543.75 -600 18.75 18.75], 'FaceColor',[0 0 0]);
rectangle('Position',[562.5 -581.25 18.75 18.75], 'FaceColor',[1 1 1]);
rectangle('Position',[581.25 -581.25 18.75 18.75], 'FaceColor',[0 0 0]);
rectangle('Position',[562.5 -600 18.75 18.75], 'FaceColor',[0 0 0]);
rectangle('Position',[581.25 -600 18.75 18.75], 'FaceColor',[0 0 0]);
rectangle('Position',[112.5 -28.125 9.375 9.375], 'FaceColor',[1 1 1]);
rectangle('Position',[121.875 -28.125 9.375 9.375], 'FaceColor',[0 0 0]);
rectangle('Position',[112.5 -37.5 9.375 9.375], 'FaceColor',[1 1 1]);
rectangle('Position',[121.875 -37.5 9.375 9.375], 'FaceColor',[0 0 0]);
rectangle('Position',[112.5 -46.875 9.375 9.375], 'FaceColor',[1 1 1]);
rectangle('Position',[121.875 -46.875 9.375 9.375], 'FaceColor',[0 0 0]);
rectangle('Position',[112.5 -56.25 9.375 9.375], 'FaceColor',[1 1 1]);
rectangle('Position',[121.875 -56.25 9.375 9.375], 'FaceColor',[0 0 0]);
rectangle('Position',[112.5 -65.625 9.375 9.375], 'FaceColor',[1 1 1]);
rectangle('Position',[121.875 -65.625 9.375 9.375], 'FaceColor',[0 0 0]);
rectangle('Position',[112.5 -75 9.375 9.375], 'FaceColor',[1 1 1]);
rectangle('Position',[121.875 -75 9.375 9.375], 'FaceColor',[0 0 0]);
rectangle('Position',[112.5 -84.375 9.375 9.375], 'FaceColor',[1 1 1]);
rectangle('Position',[121.875 -84.375 9.375 9.375], 'FaceColor',[0 0 0]);
rectangle('Position',[112.5 -93.75 9.375 9.375], 'FaceColor',[1 1 1]);
rectangle('Position',[121.875 -93.75 9.375 9.375], 'FaceColor',[0 0 0]);
rectangle('Position',[112.5 -103.125 9.375 9.375], 'FaceColor',[1 1 1]);
rectangle('Position',[121.875 -103.125 9.375 9.375], 'FaceColor',[0 0 0]);
rectangle('Position',[112.5 -112.5 9.375 9.375], 'FaceColor',[1 1 1]);
rectangle('Position',[121.875 -112.5 9.375 9.375], 'FaceColor',[0 0 0]);
rectangle('Position',[112.5 -121.875 9.375 9.375], 'FaceColor',[1 1 1]);
rectangle('Position',[121.875 -121.875 9.375 9.375], 'FaceColor',[0 0 0]);
rectangle('Position',[112.5 -131.25 9.375 9.375], 'FaceColor',[1 1 1]);
rectangle('Position',[121.875 -131.25 9.375 9.375], 'FaceColor',[0 0 0]);
rectangle('Position',[112.5 -140.625 9.375 9.375], 'FaceColor',[1 1 1]);
rectangle('Position',[121.875 -140.625 9.375 9.375], 'FaceColor',[0 0 0]);
rectangle('Position',[112.5 -150 9.375 9.375], 'FaceColor',[1 1 1]);
rectangle('Position',[121.875 -150 9.375 9.375], 'FaceColor',[0 0 0]);
rectangle('Position',[262.5 -28.125 9.375 9.375], 'FaceColor',[0 0 0]);
rectangle('Position',[271.875 -28.125 9.375 9.375], 'FaceColor',[1 1 1]);
rectangle('Position',[262.5 -37.5 9.375 9.375], 'FaceColor',[0 0 0]);
rectangle('Position',[271.875 -37.5 9.375 9.375], 'FaceColor',[1 1 1]);
rectangle('Position',[262.5 -46.875 9.375 9.375], 'FaceColor',[0 0 0]);
rectangle('Position',[271.875 -46.875 9.375 9.375], 'FaceColor',[1 1 1]);
rectangle('Position',[262.5 -56.25 9.375 9.375], 'FaceColor',[0 0 0]);
rectangle('Position',[271.875 -56.25 9.375 9.375], 'FaceColor',[1 1 1]);
rectangle('Position',[262.5 -65.625 9.375 9.375], 'FaceColor',[0 0 0]);
rectangle('Position',[271.875 -65.625 9.375 9.375], 'FaceColor',[1 1 1]);
rectangle('Position',[262.5 -75 9.375 9.375], 'FaceColor',[0 0 0]);
rectangle('Position',[271.875 -75 9.375 9.375], 'FaceColor',[1 1 1]);
rectangle('Position',[262.5 -84.375 9.375 9.375], 'FaceColor',[0 0 0]);
rectangle('Position',[271.875 -84.375 9.375 9.375], 'FaceColor',[1 1 1]);
rectangle('Position',[262.5 -93.75 9.375 9.375], 'FaceColor',[0 0 0]);
rectangle('Position',[271.875 -93.75 9.375 9.375], 'FaceColor',[1 1 1]);
rectangle('Position',[262.5 -103.125 9.375 9.375], 'FaceColor',[0 0 0]);
rectangle('Position',[271.875 -103.125 9.375 9.375], 'FaceColor',[1 1 1]);
rectangle('Position',[262.5 -112.5 9.375 9.375], 'FaceColor',[0 0 0]);
rectangle('Position',[271.875 -112.5 9.375 9.375], 'FaceColor',[1 1 1]);
rectangle('Position',[262.5 -121.875 9.375 9.375], 'FaceColor',[0 0 0]);
rectangle('Position',[271.875 -121.875 9.375 9.375], 'FaceColor',[1 1 1]);
rectangle('Position',[262.5 -131.25 9.375 9.375], 'FaceColor',[0 0 0]);
rectangle('Position',[271.875 -131.25 9.375 9.375], 'FaceColor',[1 1 1]);
rectangle('Position',[262.5 -140.625 9.375 9.375], 'FaceColor',[0 0 0]);
rectangle('Position',[271.875 -140.625 9.375 9.375], 'FaceColor',[1 1 1]);
rectangle('Position',[262.5 -150 9.375 9.375], 'FaceColor',[0 0 0]);
rectangle('Position',[271.875 -150 9.375 9.375], 'FaceColor',[1 1 1]);
rectangle('Position',[131.25 -271.875 9.375 9.375], 'FaceColor',[1 1 1]);
rectangle('Position',[140.625 -271.875 9.375 9.375], 'FaceColor',[1 1 1]);
rectangle('Position',[131.25 -281.25 9.375 9.375], 'FaceColor',[0 0 0]);
rectangle('Position',[140.625 -281.25 9.375 9.375], 'FaceColor',[0 0 0]);
rectangle('Position',[150 -271.875 9.375 9.375], 'FaceColor',[1 1 1]);
rectangle('Position',[159.375 -271.875 9.375 9.375], 'FaceColor',[1 1 1]);
rectangle('Position',[150 -281.25 9.375 9.375], 'FaceColor',[0 0 0]);
rectangle('Position',[159.375 -281.25 9.375 9.375], 'FaceColor',[0 0 0]);
rectangle('Position',[318.75 -421.875 9.375 9.375], 'FaceColor',[1 1 1]);
rectangle('Position',[328.125 -421.875 9.375 9.375], 'FaceColor',[0 0 0]);
rectangle('Position',[318.75 -431.25 9.375 9.375], 'FaceColor',[1 1 1]);
rectangle('Position',[328.125 -431.25 9.375 9.375], 'FaceColor',[0 0 0]);
rectangle('Position',[318.75 -440.625 9.375 9.375], 'FaceColor',[1 1 1]);
rectangle('Position',[328.125 -440.625 9.375 9.375], 'FaceColor',[0 0 0]);
rectangle('Position',[318.75 -450 9.375 9.375], 'FaceColor',[1 1 1]);
rectangle('Position',[328.125 -450 9.375 9.375], 'FaceColor',[0 0 0]);
rectangle('Position',[450 -421.875 9.375 9.375], 'FaceColor',[1 1 1]);
rectangle('Position',[459.375 -421.875 9.375 9.375], 'FaceColor',[1 1 1]);
rectangle('Position',[450 -431.25 9.375 9.375], 'FaceColor',[0 0 0]);
rectangle('Position',[459.375 -431.25 9.375 9.375], 'FaceColor',[0 0 0]);
rectangle('Position',[468.75 -421.875 9.375 9.375], 'FaceColor',[1 1 1]);
rectangle('Position',[478.125 -421.875 9.375 9.375], 'FaceColor',[1 1 1]);
rectangle('Position',[468.75 -431.25 9.375 9.375], 'FaceColor',[0 0 0]);
rectangle('Position',[478.125 -431.25 9.375 9.375], 'FaceColor',[0 0 0]);
rectangle('Position',[487.5 -421.875 9.375 9.375], 'FaceColor',[1 1 1]);
rectangle('Position',[496.875 -421.875 9.375 9.375], 'FaceColor',[1 1 1]);
rectangle('Position',[487.5 -431.25 9.375 9.375], 'FaceColor',[0 0 0]);
rectangle('Position',[496.875 -431.25 9.375 9.375], 'FaceColor',[0 0 0]);
rectangle('Position',[506.25 -421.875 9.375 9.375], 'FaceColor',[1 1 1]);
rectangle('Position',[515.625 -421.875 9.375 9.375], 'FaceColor',[1 1 1]);
rectangle('Position',[506.25 -431.25 9.375 9.375], 'FaceColor',[0 0 0]);
rectangle('Position',[515.625 -431.25 9.375 9.375], 'FaceColor',[0 0 0]);
rectangle('Position',[525 -421.875 9.375 9.375], 'FaceColor',[1 1 1]);
rectangle('Position',[534.375 -421.875 9.375 9.375], 'FaceColor',[1 1 1]);
rectangle('Position',[525 -431.25 9.375 9.375], 'FaceColor',[0 0 0]);
rectangle('Position',[534.375 -431.25 9.375 9.375], 'FaceColor',[0 0 0]);
rectangle('Position',[543.75 -421.875 9.375 9.375], 'FaceColor',[1 1 1]);
rectangle('Position',[553.125 -421.875 9.375 9.375], 'FaceColor',[1 1 1]);
rectangle('Position',[543.75 -431.25 9.375 9.375], 'FaceColor',[0 0 0]);
rectangle('Position',[553.125 -431.25 9.375 9.375], 'FaceColor',[0 0 0]);
rectangle('Position',[562.5 -421.875 9.375 9.375], 'FaceColor',[1 1 1]);
rectangle('Position',[571.875 -421.875 9.375 9.375], 'FaceColor',[1 1 1]);
rectangle('Position',[562.5 -431.25 9.375 9.375], 'FaceColor',[0 0 0]);
rectangle('Position',[571.875 -431.25 9.375 9.375], 'FaceColor',[0 0 0]);
rectangle('Position',[318.75 -459.375 9.375 9.375], 'FaceColor',[1 1 1]);
rectangle('Position',[328.125 -459.375 9.375 9.375], 'FaceColor',[0 0 0]);
rectangle('Position',[318.75 -468.75 9.375 9.375], 'FaceColor',[1 1 1]);
rectangle('Position',[328.125 -468.75 9.375 9.375], 'FaceColor',[0 0 0]);
rectangle('Position',[318.75 -478.125 9.375 9.375], 'FaceColor',[1 1 1]);
rectangle('Position',[328.125 -478.125 9.375 9.375], 'FaceColor',[0 0 0]);
rectangle('Position',[318.75 -487.5 9.375 9.375], 'FaceColor',[1 1 1]);
rectangle('Position',[328.125 -487.5 9.375 9.375], 'FaceColor',[0 0 0]);
rectangle('Position',[318.75 -496.875 9.375 9.375], 'FaceColor',[1 1 1]);
rectangle('Position',[328.125 -496.875 9.375 9.375], 'FaceColor',[0 0 0]);
rectangle('Position',[318.75 -506.25 9.375 9.375], 'FaceColor',[1 1 1]);
rectangle('Position',[328.125 -506.25 9.375 9.375], 'FaceColor',[0 0 0]);
rectangle('Position',[318.75 -515.625 9.375 9.375], 'FaceColor',[1 1 1]);
rectangle('Position',[328.125 -515.625 9.375 9.375], 'FaceColor',[0 0 0]);
rectangle('Position',[318.75 -525 9.375 9.375], 'FaceColor',[1 1 1]);
rectangle('Position',[328.125 -525 9.375 9.375], 'FaceColor',[0 0 0]);
rectangle('Position',[318.75 -534.375 9.375 9.375], 'FaceColor',[1 1 1]);
rectangle('Position',[328.125 -534.375 9.375 9.375], 'FaceColor',[0 0 0]);
rectangle('Position',[318.75 -543.75 9.375 9.375], 'FaceColor',[1 1 1]);
rectangle('Position',[328.125 -543.75 9.375 9.375], 'FaceColor',[0 0 0]);
rectangle('Position',[318.75 -553.125 9.375 9.375], 'FaceColor',[1 1 1]);
rectangle('Position',[328.125 -553.125 9.375 9.375], 'FaceColor',[0 0 0]);
rectangle('Position',[318.75 -562.5 9.375 9.375], 'FaceColor',[1 1 1]);
rectangle('Position',[328.125 -562.5 9.375 9.375], 'FaceColor',[0 0 0]);
rectangle('Position',[318.75 -571.875 9.375 9.375], 'FaceColor',[1 1 1]);
rectangle('Position',[328.125 -571.875 9.375 9.375], 'FaceColor',[0 0 0]);
rectangle('Position',[318.75 -581.25 9.375 9.375], 'FaceColor',[1 1 1]);
rectangle('Position',[328.125 -581.25 9.375 9.375], 'FaceColor',[0 0 0]);
X=[560,543.75,487.5,487.5,431.25,431.25,403.125,384.375,365.625,346.875,328.125,309.375,290.625,271.875,243.75,206.25,178.125,164.062,154.688,145.312,135.938,121.875,121.875,93.75,93.75,93.75,93.75,93.75,56.25,56.25,40];
Y=[-40,-56.25,-112.5,-187.5,-243.75,-281.25,-309.375,-328.125,-328.125,-328.125,-328.125,-328.125,-328.125,-328.125,-318.75,-281.25,-271.875,-267.188,-267.188,-267.188,-267.188,-271.875,-290.625,-318.75,-356.25,-393.75,-431.25,-468.75,-506.25,-543.75,-560];
hold on;
plot(X,Y,'r');
legend('2344.37','Location','southoutside');
